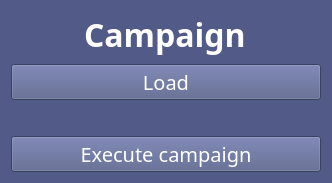
       <widget class="QGroupBox" name="statisticsGroupBox_2">
        <property name="sizePolicy">
         <sizepolicy hsizetype="Preferred" vsizetype="Preferred">
          <horstretch>1</horstretch>
          <verstretch>0</verstretch>
         </sizepolicy>
        </property>
        <property name="styleSheet">
         <string notr="true">QGroupBox, QLineEdit {
background-color: rgb(82, 91, 135);
border: 0px;
}</string>
        </property>
        <property name="title">
         <string/>
        </property>
        <property name="flat">
         <bool>true</bool>
        </property>
        <layout class="QVBoxLayout" name="verticalLayout_7">
         <item>
          <widget class="QLineEdit" name="titleStatistics_4">
           <property name="sizePolicy">
            <sizepolicy hsizetype="Preferred" vsizetype="Fixed">
             <horstretch>0</horstretch>
             <verstretch>0</verstretch>
            </sizepolicy>
           </property>
           <property name="palette">
            <palette>
             <active>
              <colorrole role="Button">
               <brush brushstyle="SolidPattern">
                <color alpha="255">
                 <red>82</red>
                 <green>91</green>
                 <blue>135</blue>
                </color>
               </brush>
              </colorrole>
              <colorrole role="Text">
               <brush brushstyle="SolidPattern">
                <color alpha="255">
                 <red>255</red>
                 <green>255</green>
                 <blue>255</blue>
                </color>
               </brush>
              </colorrole>
              <colorrole role="Base">
               <brush brushstyle="SolidPattern">
                <color alpha="255">
                 <red>82</red>
                 <green>91</green>
                 <blue>135</blue>
                </color>
               </brush>
              </colorrole>
              <colorrole role="Window">
               <brush brushstyle="SolidPattern">
                <color alpha="255">
                 <red>82</red>
                 <green>91</green>
                 <blue>135</blue>
                </color>
               </brush>
              </colorrole>
             </active>
             <inactive>
              <colorrole role="Button">
               <brush brushstyle="SolidPattern">
                <color alpha="255">
                 <red>82</red>
                 <green>91</green>
                 <blue>135</blue>
                </color>
               </brush>
              </colorrole>
              <colorrole role="Text">
               <brush brushstyle="SolidPattern">
                <color alpha="255">
                 <red>255</red>
                 <green>255</green>
                 <blue>255</blue>
                </color>
               </brush>
              </colorrole>
              <colorrole role="Base">
               <brush brushstyle="SolidPattern">
                <color alpha="255">
                 <red>82</red>
                 <green>91</green>
                 <blue>135</blue>
                </color>
               </brush>
              </colorrole>
              <colorrole role="Window">
               <brush brushstyle="SolidPattern">
                <color alpha="255">
                 <red>82</red>
                 <green>91</green>
                 <blue>135</blue>
                </color>
               </brush>
              </colorrole>
             </inactive>
             <disabled>
              <colorrole role="Button">
               <brush brushstyle="SolidPattern">
                <color alpha="255">
                 <red>82</red>
                 <green>91</green>
                 <blue>135</blue>
                </color>
               </brush>
              </colorrole>
              <colorrole role="Base">
               <brush brushstyle="SolidPattern">
                <color alpha="255">
                 <red>82</red>
                 <green>91</green>
                 <blue>135</blue>
                </color>
               </brush>
              </colorrole>
              <colorrole role="Window">
               <brush brushstyle="SolidPattern">
                <color alpha="255">
                 <red>82</red>
                 <green>91</green>
                 <blue>135</blue>
                </color>
               </brush>
              </colorrole>
             </disabled>
            </palette>
           </property>
           <property name="font">
            <font>
             <family>mononoki Nerd Font</family>
             <pointsize>24</pointsize>
             <bold>true</bold>
            </font>
           </property>
           <property name="text">
            <string>Campaign</string>
           </property>
           <property name="frame">
            <bool>false</bool>
           </property>
           <property name="alignment">
            <set>Qt::AlignmentFlag::AlignCenter</set>
           </property>
           <property name="readOnly">
            <bool>true</bool>
           </property>
          </widget>
         </item>
         <item>
          <widget class="QPushButton" name="loadCampaignButton">
           <property name="enabled">
            <bool>true</bool>
           </property>
           <property name="sizePolicy">
            <sizepolicy hsizetype="Preferred" vsizetype="Fixed">
             <horstretch>0</horstretch>
             <verstretch>0</verstretch>
            </sizepolicy>
           </property>
           <property name="palette">
            <palette>
             <active>
              <colorrole role="Button">
               <brush brushstyle="SolidPattern">
                <color alpha="255">
                 <red>82</red>
                 <green>91</green>
                 <blue>135</blue>
                </color>
               </brush>
              </colorrole>
              <colorrole role="ButtonText">
               <brush brushstyle="SolidPattern">
                <color alpha="255">
                 <red>255</red>
                 <green>255</green>
                 <blue>255</blue>
                </color>
               </brush>
              </colorrole>
              <colorrole role="Base">
               <brush brushstyle="SolidPattern">
                <color alpha="255">
                 <red>82</red>
                 <green>91</green>
                 <blue>135</blue>
                </color>
               </brush>
              </colorrole>
              <colorrole role="Window">
               <brush brushstyle="SolidPattern">
                <color alpha="255">
                 <red>82</red>
                 <green>91</green>
                 <blue>135</blue>
                </color>
               </brush>
              </colorrole>
              <colorrole role="Highlight">
               <brush brushstyle="SolidPattern">
                <color alpha="255">
                 <red>31</red>
                 <green>155</green>
                 <blue>93</blue>
                </color>
               </brush>
              </colorrole>
             </active>
             <inactive>
              <colorrole role="Button">
               <brush brushstyle="SolidPattern">
                <color alpha="255">
                 <red>82</red>
                 <green>91</green>
                 <blue>135</blue>
                </color>
               </brush>
              </colorrole>
              <colorrole role="ButtonText">
               <brush brushstyle="SolidPattern">
                <color alpha="255">
                 <red>255</red>
                 <green>255</green>
                 <blue>255</blue>
                </color>
               </brush>
              </colorrole>
              <colorrole role="Base">
               <brush brushstyle="SolidPattern">
                <color alpha="255">
                 <red>82</red>
                 <green>91</green>
                 <blue>135</blue>
                </color>
               </brush>
              </colorrole>
              <colorrole role="Window">
               <brush brushstyle="SolidPattern">
                <color alpha="255">
                 <red>82</red>
                 <green>91</green>
                 <blue>135</blue>
                </color>
               </brush>
              </colorrole>
              <colorrole role="Highlight">
               <brush brushstyle="SolidPattern">
                <color alpha="255">
                 <red>31</red>
                 <green>155</green>
                 <blue>93</blue>
                </color>
               </brush>
              </colorrole>
             </inactive>
             <disabled>
              <colorrole role="Button">
               <brush brushstyle="SolidPattern">
                <color alpha="255">
                 <red>82</red>
                 <green>91</green>
                 <blue>135</blue>
                </color>
               </brush>
              </colorrole>
              <colorrole role="Base">
               <brush brushstyle="SolidPattern">
                <color alpha="255">
                 <red>82</red>
                 <green>91</green>
                 <blue>135</blue>
                </color>
               </brush>
              </colorrole>
              <colorrole role="Window">
               <brush brushstyle="SolidPattern">
                <color alpha="255">
                 <red>82</red>
                 <green>91</green>
                 <blue>135</blue>
                </color>
               </brush>
              </colorrole>
              <colorrole role="Highlight">
               <brush brushstyle="SolidPattern">
                <color alpha="255">
                 <red>31</red>
                 <green>155</green>
                 <blue>93</blue>
                </color>
               </brush>
              </colorrole>
             </disabled>
            </palette>
           </property>
           <property name="font">
            <font>
             <family>mononoki Nerd Font</family>
             <pointsize>15</pointsize>
            </font>
           </property>
           <property name="cursor">
            <cursorShape>PointingHandCursor</cursorShape>
           </property>
           <property name="styleSheet">
            <string notr="true">background-color: rgb(82, 91, 135);
</string>
           </property>
           <property name="text">
            <string>Load</string>
           </property>
           <property name="checkable">
            <bool>false</bool>
           </property>
           <property name="autoDefault">
            <bool>false</bool>
           </property>
           <property name="default">
            <bool>false</bool>
           </property>
           <property name="flat">
            <bool>false</bool>
           </property>
          </widget>
         </item>
         <item>
          <widget class="QLineEdit" name="campaignNameText">
           <property name="sizePolicy">
            <sizepolicy hsizetype="Preferred" vsizetype="Fixed">
             <horstretch>0</horstretch>
             <verstretch>0</verstretch>
            </sizepolicy>
           </property>
           <property name="palette">
            <palette>
             <active>
              <colorrole role="Button">
               <brush brushstyle="SolidPattern">
                <color alpha="255">
                 <red>82</red>
                 <green>91</green>
                 <blue>135</blue>
                </color>
               </brush>
              </colorrole>
              <colorrole role="Text">
               <brush brushstyle="SolidPattern">
                <color alpha="255">
                 <red>255</red>
                 <green>255</green>
                 <blue>255</blue>
                </color>
               </brush>
              </colorrole>
              <colorrole role="Base">
               <brush brushstyle="SolidPattern">
                <color alpha="255">
                 <red>82</red>
                 <green>91</green>
                 <blue>135</blue>
                </color>
               </brush>
              </colorrole>
              <colorrole role="Window">
               <brush brushstyle="SolidPattern">
                <color alpha="255">
                 <red>82</red>
                 <green>91</green>
                 <blue>135</blue>
                </color>
               </brush>
              </colorrole>
             </active>
             <inactive>
              <colorrole role="Button">
               <brush brushstyle="SolidPattern">
                <color alpha="255">
                 <red>82</red>
                 <green>91</green>
                 <blue>135</blue>
                </color>
               </brush>
              </colorrole>
              <colorrole role="Text">
               <brush brushstyle="SolidPattern">
                <color alpha="255">
                 <red>255</red>
                 <green>255</green>
                 <blue>255</blue>
                </color>
               </brush>
              </colorrole>
              <colorrole role="Base">
               <brush brushstyle="SolidPattern">
                <color alpha="255">
                 <red>82</red>
                 <green>91</green>
                 <blue>135</blue>
                </color>
               </brush>
              </colorrole>
              <colorrole role="Window">
               <brush brushstyle="SolidPattern">
                <color alpha="255">
                 <red>82</red>
                 <green>91</green>
                 <blue>135</blue>
                </color>
               </brush>
              </colorrole>
             </inactive>
             <disabled>
              <colorrole role="Button">
               <brush brushstyle="SolidPattern">
                <color alpha="255">
                 <red>82</red>
                 <green>91</green>
                 <blue>135</blue>
                </color>
               </brush>
              </colorrole>
              <colorrole role="Base">
               <brush brushstyle="SolidPattern">
                <color alpha="255">
                 <red>82</red>
                 <green>91</green>
                 <blue>135</blue>
                </color>
               </brush>
              </colorrole>
              <colorrole role="Window">
               <brush brushstyle="SolidPattern">
                <color alpha="255">
                 <red>82</red>
                 <green>91</green>
                 <blue>135</blue>
                </color>
               </brush>
              </colorrole>
             </disabled>
            </palette>
           </property>
           <property name="font">
            <font>
             <family>mononoki Nerd Font</family>
             <pointsize>11</pointsize>
             <italic>true</italic>
             <bold>false</bold>
            </font>
           </property>
           <property name="text">
            <string/>
           </property>
           <property name="frame">
            <bool>false</bool>
           </property>
           <property name="alignment">
            <set>Qt::AlignmentFlag::AlignCenter</set>
           </property>
           <property name="readOnly">
            <bool>true</bool>
           </property>
          </widget>
         </item>
         <item>
          <widget class="QPushButton" name="executeCampaignButton">
           <property name="enabled">
            <bool>true</bool>
           </property>
           <property name="sizePolicy">
            <sizepolicy hsizetype="Preferred" vsizetype="Fixed">
             <horstretch>0</horstretch>
             <verstretch>0</verstretch>
            </sizepolicy>
           </property>
           <property name="palette">
            <palette>
             <active>
              <colorrole role="Button">
               <brush brushstyle="SolidPattern">
                <color alpha="255">
                 <red>82</red>
                 <green>91</green>
                 <blue>135</blue>
                </color>
               </brush>
              </colorrole>
              <colorrole role="ButtonText">
               <brush brushstyle="SolidPattern">
                <color alpha="255">
                 <red>255</red>
                 <green>255</green>
                 <blue>255</blue>
                </color>
               </brush>
              </colorrole>
              <colorrole role="Base">
               <brush brushstyle="SolidPattern">
                <color alpha="255">
                 <red>82</red>
                 <green>91</green>
                 <blue>135</blue>
                </color>
               </brush>
              </colorrole>
              <colorrole role="Window">
               <brush brushstyle="SolidPattern">
                <color alpha="255">
                 <red>82</red>
                 <green>91</green>
                 <blue>135</blue>
                </color>
               </brush>
              </colorrole>
              <colorrole role="Highlight">
               <brush brushstyle="SolidPattern">
                <color alpha="255">
                 <red>31</red>
                 <green>155</green>
                 <blue>93</blue>
                </color>
               </brush>
              </colorrole>
             </active>
             <inactive>
              <colorrole role="Button">
               <brush brushstyle="SolidPattern">
                <color alpha="255">
                 <red>82</red>
                 <green>91</green>
                 <blue>135</blue>
                </color>
               </brush>
              </colorrole>
              <colorrole role="ButtonText">
               <brush brushstyle="SolidPattern">
                <color alpha="255">
                 <red>255</red>
                 <green>255</green>
                 <blue>255</blue>
                </color>
               </brush>
              </colorrole>
              <colorrole role="Base">
               <brush brushstyle="SolidPattern">
                <color alpha="255">
                 <red>82</red>
                 <green>91</green>
                 <blue>135</blue>
                </color>
               </brush>
              </colorrole>
              <colorrole role="Window">
               <brush brushstyle="SolidPattern">
                <color alpha="255">
                 <red>82</red>
                 <green>91</green>
                 <blue>135</blue>
                </color>
               </brush>
              </colorrole>
              <colorrole role="Highlight">
               <brush brushstyle="SolidPattern">
                <color alpha="255">
                 <red>31</red>
                 <green>155</green>
                 <blue>93</blue>
                </color>
               </brush>
              </colorrole>
             </inactive>
             <disabled>
              <colorrole role="Button">
               <brush brushstyle="SolidPattern">
                <color alpha="255">
                 <red>82</red>
                 <green>91</green>
                 <blue>135</blue>
                </color>
               </brush>
              </colorrole>
              <colorrole role="Base">
               <brush brushstyle="SolidPattern">
                <color alpha="255">
                 <red>82</red>
                 <green>91</green>
                 <blue>135</blue>
                </color>
               </brush>
              </colorrole>
              <colorrole role="Window">
               <brush brushstyle="SolidPattern">
                <color alpha="255">
                 <red>82</red>
                 <green>91</green>
                 <blue>135</blue>
                </color>
               </brush>
              </colorrole>
              <colorrole role="Highlight">
               <brush brushstyle="SolidPattern">
                <color alpha="255">
                 <red>31</red>
                 <green>155</green>
                 <blue>93</blue>
                </color>
               </brush>
              </colorrole>
             </disabled>
            </palette>
           </property>
           <property name="font">
            <font>
             <family>mononoki Nerd Font</family>
             <pointsize>15</pointsize>
            </font>
           </property>
           <property name="cursor">
            <cursorShape>PointingHandCursor</cursorShape>
           </property>
           <property name="styleSheet">
            <string notr="true">background-color: rgb(82, 91, 135);
</string>
           </property>
           <property name="text">
            <string>Execute campaign</string>
           </property>
           <property name="checkable">
            <bool>false</bool>
           </property>
           <property name="autoDefault">
            <bool>false</bool>
           </property>
           <property name="default">
            <bool>false</bool>
           </property>
           <property name="flat">
            <bool>false</bool>
           </property>
          </widget>
         </item>
        </layout>
       </widget>
